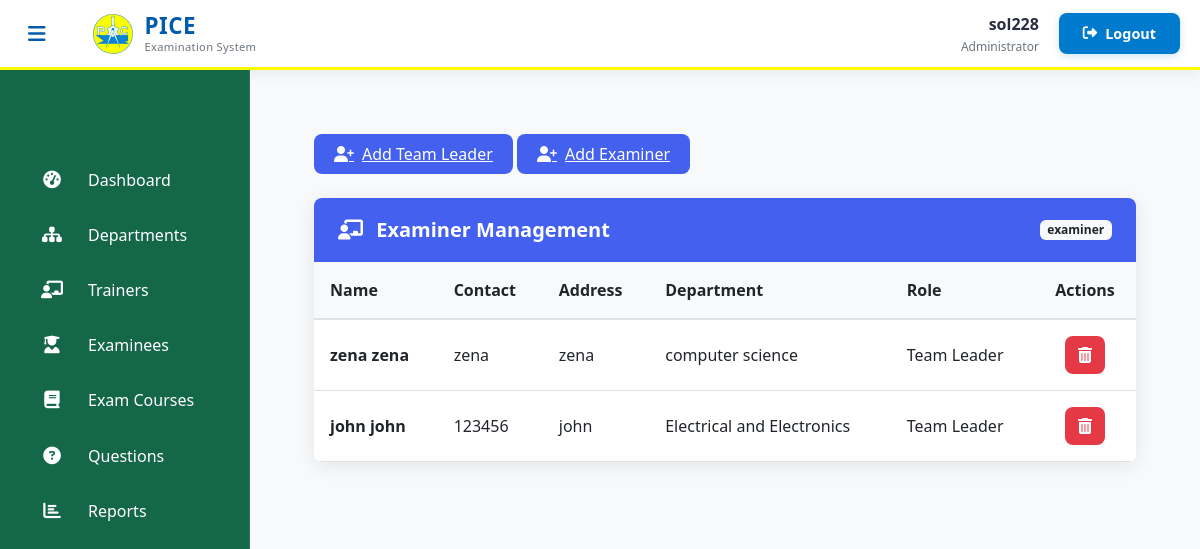
Page /admin-view-teacher (signed in) on the earlier database version.
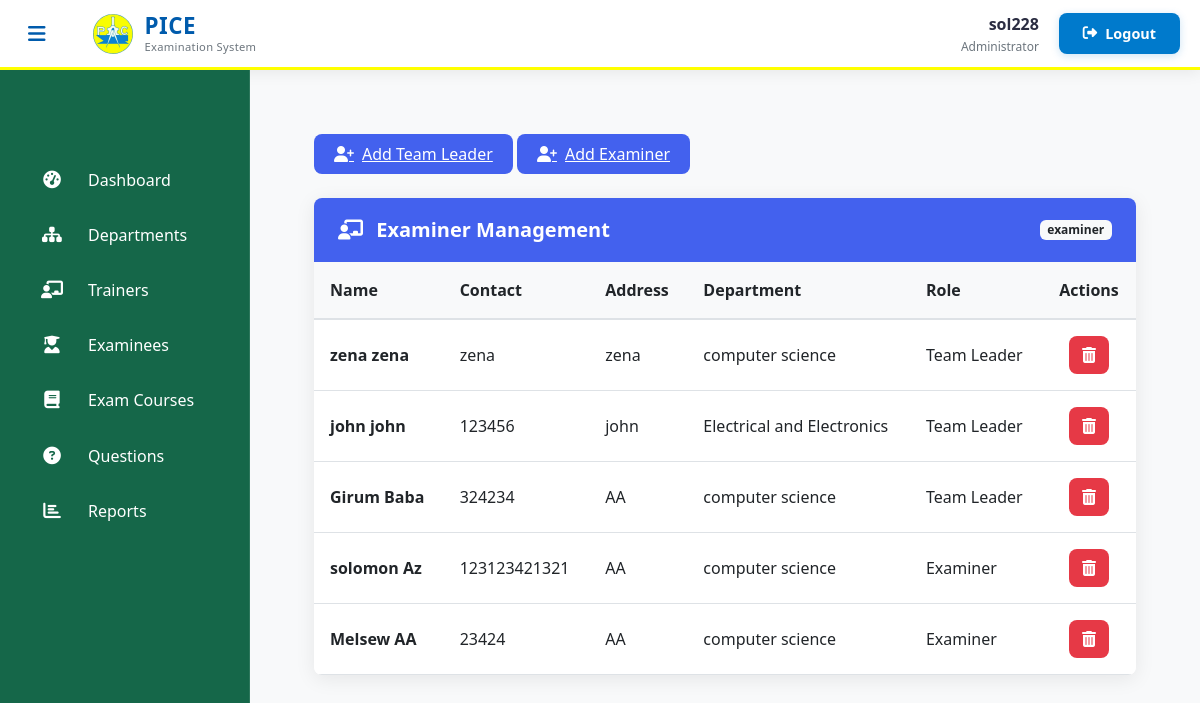
Same page on the later database version.
### teacher/models.py (models this page shows, shortened)
class Teacher(models.Model):
    user = models.OneToOneField(User, on_delete=models.CASCADE)
    address = models.CharField(max_length=40)
    mobile = models.CharField(max_length=20, null=False)
    status = models.BooleanField(default=True)
    salary = models.PositiveIntegerField(null=True)
    department = models.ForeignKey(
        'exam.Department',
        on_delete=models.SET_NULL,
        null=True,
        blank=False,
        related_name='teachers'
    )
    @property
    def role(self):
        return "Team Leader"
    @property
    def get_name(self):
        return self.user.first_name+" "+self.user.last_name

### exam/models.py (models this page shows)
class Department(models.Model):
   department_name = models.CharField(max_length=100, unique=True)
   def __str__(self):
        return self.department_name

### examiner/models.py (models this page shows, shortened)
class Examiner(models.Model):
    user = models.OneToOneField(User, on_delete=models.CASCADE)
    address = models.CharField(max_length=40)
    mobile = models.CharField(max_length=20, null=False)
    department = models.ForeignKey(
        'exam.Department',
        on_delete=models.SET_NULL,
        null=True,
        blank=False,
        related_name='examiners'
    )
    @property
    def role(self):
        return "Examiner"
    @property
    def get_name(self):
        return self.user.first_name+" "+self.user.last_name

### exam/views.py (the view)
# urls.py: path('admin-view-teacher', views.admin_view_teacher_view,name='admin-view-teacher'),
@login_required(login_url='adminlogin')
def admin_view_teacher_view(request):
    teachers= TMODEL.Teacher.objects.all()
    examiners= EMODEL.Examiner.objects.all()
    combined_staff = list(chain(teachers, examiners))
    context = {
        'staff': combined_staff,
    }
    return render(request,'exam/admin_view_teacher.html',context)

### templates/exam/admin_view_teacher.html (shortened to what this page needs)
{% extends 'exam/adminbase.html' %}
{% block content %}
{% load static %}
<head>
  <link href="https://cdn.jsdelivr.net/npm/bootstrap@5.3.0/dist/css/bootstrap.min.css" rel="stylesheet">
  <link rel="stylesheet" href="https://cdnjs.cloudflare.com/ajax/libs/font-awesome/6.4.0/css/all.min.css">
</head>
<div class="dashboard-container">
  <a href="{% url 'teacher:teachersignup' %}" class="add-examiner-btn">
    <i class="fas fa-user-plus"></i> Add Team Leader
  </a>
  <a href="{% url 'examiner:examinersignup' %}" class="add-examiner-btn">
    <i class="fas fa-user-plus"></i> Add Examiner
  </a>
  <div class="card">
    <div class="card-header d-flex justify-content-between align-items-center">
      <h5 class="card-title"><i class="fas fa-chalkboard-teacher me-2"></i> Examiner Management</h5>
      <span class="badge bg-light text-dark">{{ teachers.count }} examiner{{ teachers.count|pluralize }}</span>
    </div>
    <div class="table-responsive">
      <table class="table table-hover align-middle">
    <thead>
        <tr>
            <th>Name</th>
            <th>Contact</th>
            <th>Address</th>
            <th>Department</th>
            <th>Role</th>
            <th class="text-center">Actions</th>
        </tr>
    </thead>
    <tbody>
        {% if staff %}
            {% for person in staff %}
                <tr>
                    <td class="fw-semibold">{{ person.get_name }}</td>
                    <td>{{ person.mobile }}</td>
                    <td>{{ person.address|truncatechars:30 }}</td>
                    <td>{{ person.department|truncatechars:30 }}</td>
                    <td>
                        {{ person.role }}{% if person.is_teacher %} / Team Leader{% endif %}
                    </td>
                    <td>
                        <div class="action-btns">
                            <a href="{% url 'delete-teacher' person.id %}" class="btn btn-delete" title="Delete">
                                <i class="fas fa-trash-alt"></i>
                            </a>
                        </div>
                    </td>
                </tr>
            {% endfor %}
        {% endif %}
    </tbody>
</table>
    </div>
  </div>
</div>
{% endblock content %}

### templates/exam/adminbase.html (shortened to what this page needs)
<!DOCTYPE html>
{% load static %}
<html lang="en" dir="ltr">
<head>
  <link href="https://cdn.jsdelivr.net/npm/bootstrap@5.3.0/dist/css/bootstrap.min.css" rel="stylesheet">
  <link rel="stylesheet" href="https://cdnjs.cloudflare.com/ajax/libs/font-awesome/6.4.0/css/all.min.css">
</head>
<body>
  <header class="admin-header">
    <div class="header-container">
      <div class="header-left">
        <button class="sidebar-toggle" id="sidebarToggle">
          <i class="fas fa-bars"></i>
        </button>
        <div class="brand-logo">
          <img src="/static/image/logo.jpg" alt="PICE Logo" class="header-logo">
          <div class="logo-text">
            <span class="logo-main">PICE</span>
            <span class="logo-sub">Examination System</span>
          </div>
        </div>
      </div>
      <div class="header-right">
        <div class="user-profile">
          <span class="username">{{user.username}}</span>
          <div class="user-role">Administrator</div>
        </div>
        <a href="/logout" class="logout-btn">
          <i class="fas fa-sign-out-alt"></i>
          <span class="logout-text">Logout</span>
        </a>
      </div>
    </div>
  </header>
  <aside class="admin-sidebar">
    <nav class="sidebar-menu">
      <div class="menu-container">
        <a href="/admin-dashboard" class="menu-item">
          <div class="menu-icon"><i class="fas fa-tachometer-alt"></i></div>
          <span class="menu-text">Dashboard</span>
        </a>
        <a href="/admin-department" class="menu-item">
          <div class="menu-icon"><i class="fas fa-sitemap"></i></div>
          <span class="menu-text">Departments</span>
        </a>
        <a href="/admin-teacher" class="menu-item">
          <div class="menu-icon"><i class="fas fa-chalkboard-teacher"></i></div>
          <span class="menu-text">Trainers</span>
        </a>
        <a href="/admin-student" class="menu-item">
          <div class="menu-icon"><i class="fas fa-user-graduate"></i></div>
          <span class="menu-text">Examinees</span>
        </a>
        <a href="/admin-course" class="menu-item">
          <div class="menu-icon"><i class="fas fa-book"></i></div>
          <span class="menu-text">Exam Courses</span>
        </a>
        <a href="/admin-question" class="menu-item">
          <div class="menu-icon"><i class="fas fa-question-circle"></i></div>
          <span class="menu-text">Questions</span>
        </a>
        <a href="/admin-report" class="menu-item">
          <div class="menu-icon"><i class="fas fa-chart-bar"></i></div>
          <span class="menu-text">Reports</span>
        </a>
      </div>
    </nav>
  </aside>
  <main class="admin-content">
    {% block content %}{% endblock content %}
  </main>
</body>
</html>

### templates/exam/adminbase.html (style rules this page uses)
:root { --yellow-primary: #FFFF00; --blue-primary: #007ACC; --blue-dark: #005BAC; --sidebar-color: #156749; --content-bg: #FFFFFF; --card-bg: #F8F9FA; --text-light: #FFFFFF; --text-dark: #2B2D42; --text-muted: #6C757D; --border-radius: 8px; --transition: all 0.3s cubic-bezier(0.25, 0.8, 0.25, 1); }
body { font-family: 'Segoe UI', system-ui, -apple-system, sans-serif; background-color: var(--content-bg); color: var(--text-dark); overflow-x: hidden; }
.admin-header { background: #FFFFFF; height: 70px; position: fixed; top: 0; left: 0; right: 0; z-index: 1000; box-shadow: 0 2px 15px rgba(0, 0, 0, 0.08); border-bottom: 3px solid #FFFF00; display: flex; align-items: center; padding: 0 20px; }
.header-container { width: 100%; display: flex; justify-content: space-between; align-items: center; }
.header-left { display: flex; align-items: center; gap: 15px; }
.header-right { display: flex; align-items: center; gap: 20px; }
.sidebar-toggle { background: none; border: none; color: #005BAC; font-size: 1.25rem; cursor: pointer; padding: 8px; border-radius: 4px; transition: all 0.3s ease; }
.brand-logo { display: flex; align-items: center; gap: 12px; }
.header-logo { height: 40px; width: 40px; object-fit: contain; border-radius: 4px; }
.logo-text { display: flex; flex-direction: column; line-height: 1.2; }
.logo-main { font-weight: 700; font-size: 1.4rem; color: #005BAC; letter-spacing: 0.5px; }
.logo-sub { font-size: 0.7rem; color: #6C757D; font-weight: 500; letter-spacing: 0.3px; }
.user-profile { text-align: right; }
.username { font-weight: 600; color: #2B2D42; display: block; }
.user-role { font-size: 0.75rem; color: #6C757D; margin-top: 2px; }
.logout-btn { background: #007ACC; color: white; border: none; padding: 8px 16px; border-radius: 4px; font-weight: 500; font-size: 0.9rem; text-decoration: none; display: flex; align-items: center; gap: 8px; transition: all 0.3s ease; }
.logout-text { display: inline-block; }
.admin-sidebar { width: 250px; height: 100vh; position: fixed; top: 70px; left: 0; background: var(--sidebar-color); color: var(--text-light); transition: var(--transition); z-index: 1020; overflow-y: auto; border-right: 1px solid rgba(255, 255, 255, 0.1); padding-top: 4rem; }
.sidebar-menu { padding: 1rem 0; }
.menu-item { display: flex; align-items: center; padding: 0.85rem 1.5rem; color: var(--text-light); text-decoration: none; transition: var(--transition); margin: 0.25rem 1rem; border-radius: var(--border-radius); font-weight: 500; transition: background 0.3s ease, transform 0.2s ease; gap: 0.75rem; }
.menu-item i { width: 24px; text-align: center; margin-right: 0.75rem; font-size: 1.1rem; }
.admin-content { margin-left: 250px; margin-top: 70px; padding: 2rem; min-height: calc(100vh - 70px); transition: var(--transition); background-color: var(--card-bg); }
.logout-btn { background: var(--blue-primary); color: white; border: none; padding: 0.6rem 1.5rem; border-radius: var(--border-radius); font-weight: 600; transition: var(--transition); display: flex; align-items: center; gap: 0.5rem; box-shadow: 0 2px 8px rgba(0, 122, 204, 0.2); }
.sidebar-toggle { background: none; border: none; color: var(--blue-dark); font-size: 1.25rem; cursor: pointer; margin-right: 1.5rem; transition: var(--transition); }

### templates/exam/admin_view_teacher.html (style rules this page uses)
:root { --primary-color: #4361ee; --primary-hover: #3a56d4; --danger-color: #e63946; --light-gray: #f8f9fa; --border-radius: 8px; }
.dashboard-container { padding: 2rem; max-width: 1200px; margin: 0 auto; }
.card { border: none; border-radius: var(--border-radius); box-shadow: 0 4px 20px rgba(0, 0, 0, 0.08); overflow: hidden; }
.card-header { background-color: var(--primary-color); color: white; padding: 1.25rem 1.5rem; border-bottom: none; }
.card-title { font-weight: 600; margin: 0; font-size: 1.25rem; }
.add-examiner-btn { background-color: var(--primary-color); color: white; padding: 0.5rem 1.25rem; border-radius: var(--border-radius); font-weight: 500; transition: all 0.3s ease; display: inline-flex; align-items: center; gap: 0.5rem; margin-bottom: 1.5rem; }
.table { margin-bottom: 0; }
.table thead th { background-color: var(--light-gray); border-bottom: 2px solid #dee2e6; font-weight: 600; padding: 1rem; }
.table tbody td { padding: 1rem; vertical-align: middle; }
.action-btns { display: flex; gap: 0.5rem; justify-content: center; }
.btn-delete { background-color: var(--danger-color); color: white; border-radius: var(--border-radius); padding: 0.375rem 0.75rem; }

Differences in the rows shown:
added Teacher: get_name "Girum Baba", mobile "324234", address "AA", department "computer science", role "Team Leader"
added Examiner: get_name "solomon Az", mobile "123123421321", address "AA", department "computer science", role "Examiner"
added Examiner: get_name "Melsew AA", mobile "23424", address "AA", department "computer science", role "Examiner"
